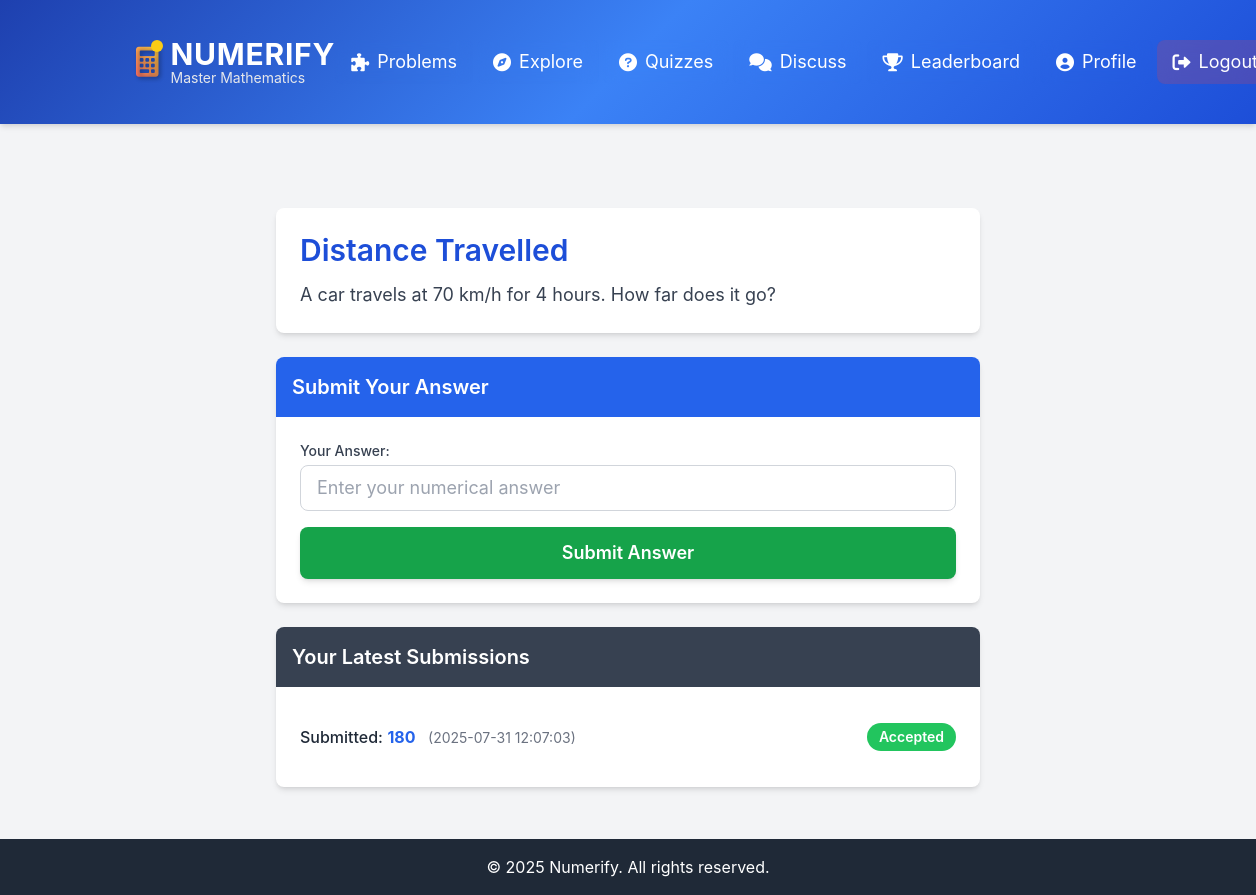
/problem/1 (signed in), run on the app's committed database.
### models.py (models this page shows, shortened)
class Problem(db.Model):
    id = db.Column(db.Integer, primary_key=True)
    title = db.Column(db.String(200), nullable=False)
    description = db.Column(db.Text, nullable=False)
    topic = db.Column(db.String(50), nullable=False)
    difficulty_level = db.Column(db.Integer, nullable=False, default=1) # 1=Easy, 2=Medium, 3=Hard (used previously)
    answer = db.Column(db.String(100), nullable=False) # For simple direct answer problems
    submissions = db.relationship('Submission', backref='problem', lazy=True)

class Submission(db.Model):
    id = db.Column(db.Integer, primary_key=True)
    user_id = db.Column(db.Integer, db.ForeignKey('user.id'), nullable=False)
    problem_id = db.Column(db.Integer, db.ForeignKey('problem.id'), nullable=False)
    submitted_answer = db.Column(db.String(100), nullable=False) # Store the user's direct answer
    result = db.Column(db.String(100), nullable=False) # e.g., "Accepted", "Wrong Answer", "Error"
    timestamp = db.Column(db.DateTime, default=datetime.utcnow) # Use datetime.utcnow for timezone-aware timestamps

### problems.py (the view, shortened to what this page needs)
@problems.route('/problem/<int:pid>', methods=['GET', 'POST'])
@login_required
def problem_detail(pid):
    problem = Problem.query.get_or_404(pid)
    result = None
    submitted_answer_value = "" # To persist user's last submitted answer
    user_submissions = Submission.query.filter_by(
        user_id=current_user.id, problem_id=pid
    ).order_by(Submission.timestamp.desc()).all()
    return render_template('problem_detail.html',
                           problem=problem,
                           result=result,
                           submitted_answer_value=submitted_answer_value,
                           user_submissions=user_submissions)

### templates/problem_detail.html (shortened to what this page needs)
{% extends "base.html" %}
{% block content %}
<div class="max-w-3xl mx-auto mt-8 px-4 sm:px-6 lg:px-8">
    <div class="flex flex-col gap-6">
        <div class="bg-white shadow-md rounded-lg p-6">
            <h2 class="text-3xl font-semibold text-blue-700 mb-3">{{ problem.title }}</h2>
            <p class="text-gray-700 text-lg leading-relaxed">{{ problem.description | safe }}</p>
        </div>
        <div class="bg-white shadow-md rounded-lg">
            <div class="bg-blue-600 text-white p-4 rounded-t-lg">
                <h4 class="text-xl font-semibold">Submit Your Answer</h4>
            </div>
            <div class="p-6">
                <form method="POST" class="space-y-4">
                    <div>
                        <label for="answer" class="block text-gray-700 text-sm font-medium mb-1">Your Answer:</label>
                        <input type="text" class="w-full px-4 py-2 border border-gray-300 rounded-lg focus:ring-2 focus:ring-blue-500 focus:border-transparent text-lg"
                               id="answer" name="answer" value="{{ submitted_answer_value }}" placeholder="Enter your numerical answer" required>
                    </div>
                    <button type="submit" class="w-full bg-green-600 text-white py-3 rounded-lg text-lg font-semibold hover:bg-green-700 transition duration-200 shadow-md">Submit Answer</button>
                </form>
            </div>
        </div>
        <div class="bg-white shadow-md rounded-lg">
            <div class="bg-gray-700 text-white p-4 rounded-t-lg">
                <h4 class="text-xl font-semibold">Your Latest Submissions</h4>
            </div>
            <div class="p-6">
                {% if user_submissions %}
                    <ul class="divide-y divide-gray-200">
                        {% for submission in user_submissions %}
                            <li class="py-3 flex justify-between items-center">
                                <div>
                                    <span class="font-medium text-gray-800">Submitted:</span>
                                    <strong class="text-blue-600">{{ submission.submitted_answer }}</strong>
                                    <span class="text-sm text-gray-500 ml-2">({{ submission.timestamp.strftime('%Y-%m-%d %H:%M:%S') }})</span>
                                </div>
                                <span class="px-3 py-1 rounded-full text-sm font-semibold
                                    {% if submission.result == 'Accepted' %}bg-green-500 text-white
                                    {% else %}bg-red-500 text-white{% endif %}">
                                    {{ submission.result }}
                                </span>
                            </li>
                        {% endfor %}
                    </ul>
                {% else %}
                    <p class="text-gray-500 text-center py-4">You haven't submitted any answers for this problem yet.</p>
                {% endif %}
            </div>
        </div>
    </div>
</div>
{% endblock %}

### templates/base.html (style rules this page uses)
body { font-family: 'Inter', sans-serif; background-color: #f3f4f6; color: #333; }

### data on the page
Problem: title "Distance Travelled", description "A car travels at 70 km/h for 4 hours. How far does it go?"
Submission: submitted_answer "180", timestamp "2025-07-31 12:07:03", result "Accepted"
